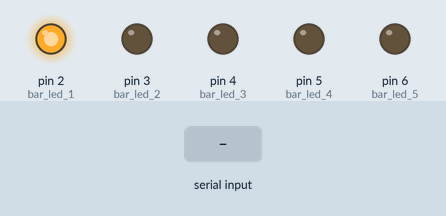
This sketch was run on a simulated Arduino Uno, built with avr-gcc and run on an emulated ATmega328P. Parts: output pins drawn as LEDs (lit = HIGH). The test bench sets the inputs (shaded band).

Above: at 1.2 s.
1.3 s: "led2_on\n" received over Serial
At 1.7 s:
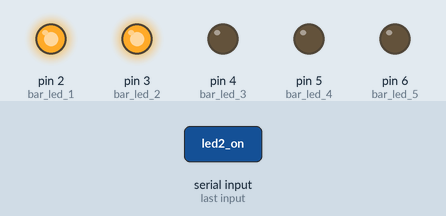
2.8 s: "led3_on\n" received over Serial
At 4.0 s:
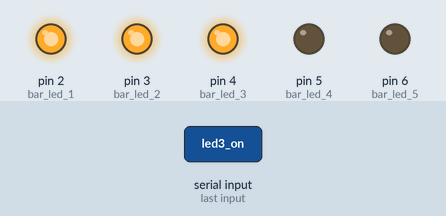
4.3 s: "led4_on\n" received over Serial
At 5.2 s:
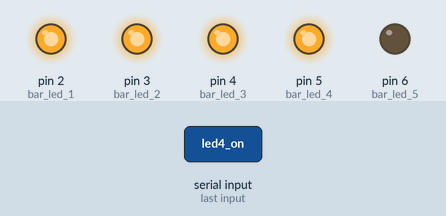
5.8 s: "led5_on\n" received over Serial
At 6.3 s:
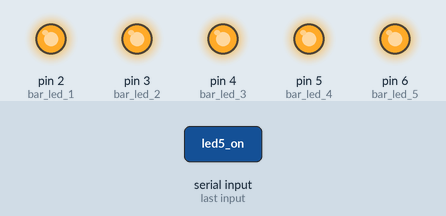
7.3 s: "led1_off\n" received over Serial
8.8 s: "led2_off\n" received over Serial
At 9.9 s:
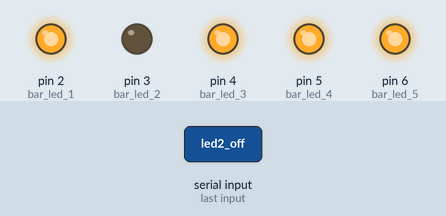
Timing chart, 0 to 11.3 s (numbered marks = the images above; inputs shaded):
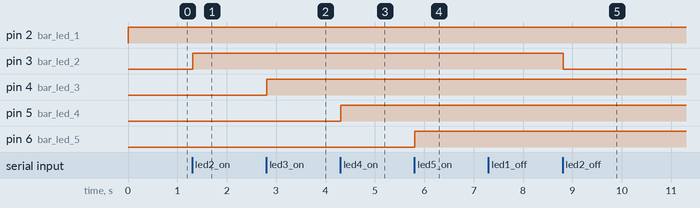

Measured:
- after the input at 1.3 s, pin 3 (bar_led_2): LOW → HIGH at once
- after the input at 2.8 s, pin 4 (bar_led_3): LOW → HIGH at once
- after the input at 4.3 s, pin 5 (bar_led_4): LOW → HIGH at once
- after the input at 5.8 s, pin 6 (bar_led_5): LOW → HIGH at once
- after the input at 8.8 s, pin 3 (bar_led_2): HIGH → LOW at once

The sketch:

router-micro.ino
```cpp
// define the leds
int bar_led_1 = 2;
int bar_led_2 = 3;
int bar_led_3 = 4;
int bar_led_4 = 5;
int bar_led_5 = 6;

// string to store the incoming serial data
String serial_in;

void setup() {
  // set the led pins to output
  pinMode(bar_led_1, OUTPUT);
  pinMode(bar_led_2, OUTPUT);
  pinMode(bar_led_3, OUTPUT);
  pinMode(bar_led_4, OUTPUT);
  pinMode(bar_led_5, OUTPUT);

  // start the serial port
  Serial.begin(9600);

}

void loop() {

  //always set led1 on
  digitalWrite(bar_led_1, HIGH);

  // wait for  data on serial
  if (Serial.available() > 0) {
    serial_in = Serial.readStringUntil('\n');

    // turn a led on
    if (serial_in == "led1_on")
      digitalWrite(bar_led_1, HIGH);
    if (serial_in == "led2_on")
      digitalWrite(bar_led_2, HIGH);
    if (serial_in == "led3_on")
      digitalWrite(bar_led_3, HIGH);
    if (serial_in == "led4_on")
      digitalWrite(bar_led_4, HIGH);
    if (serial_in == "led5_on")
      digitalWrite(bar_led_5, HIGH);

    // turn a led off
    if (serial_in == "led1_off")
      digitalWrite(bar_led_1, LOW);
    if (serial_in == "led2_off")
      digitalWrite(bar_led_2, LOW);
    if (serial_in == "led3_off")
      digitalWrite(bar_led_3, LOW);
    if (serial_in == "led4_off")
      digitalWrite(bar_led_4, LOW);
    if (serial_in == "led5_off")
      digitalWrite(bar_led_5, LOW);


   // Enable to debug
   // Serial.print("serial in : ");
   // Serial.println(serial_in);

  }
}
```
